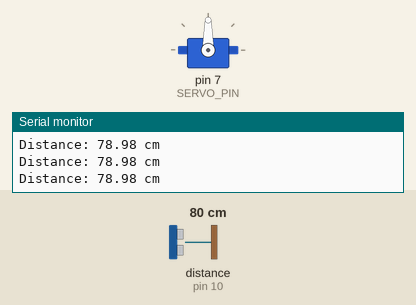
A sketch run on a simulated Arduino Uno, built with avr-gcc and run on an emulated ATmega328P. Parts: servo, the last lines printed to the serial monitor. Wiring (inferred from the names in the program): ultrasonic range finder: trigger pin 9; echo pin 10. Inputs (shaded band) come from the test bench; at power-on: distance to the obstacle (sensor on pin 10) 80 cm. The echo pulse lasts 58.3 µs per cm.

Above: at 1.3 s.
1.4 s: distance to the obstacle (sensor on pin 10) set to 28 cm
2.9 s: distance to the obstacle (sensor on pin 10) set to 22 cm
At 4.1 s:
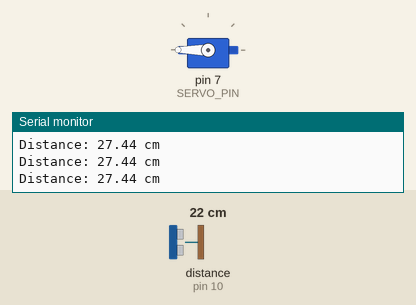
4.5 s: distance to the obstacle (sensor on pin 10) set to 35 cm
At 6.6 s:
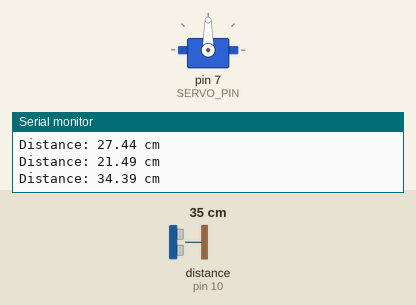
7.5 s: distance to the obstacle (sensor on pin 10) set to 2 cm
At 8.0 s:
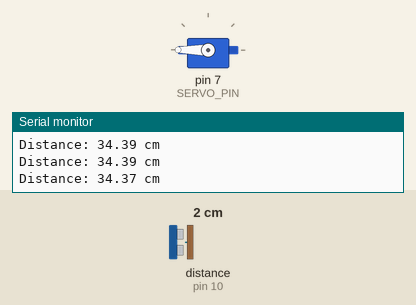
Timing chart, 0 to 10.2 s (numbered marks = the images above; inputs shaded):
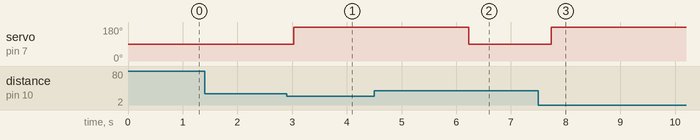

The sketch:

TP_Garage.ino
```cpp
#include <Servo.h>

#define TRIG_PIN  9
#define ECHO_PIN  10
#define SERVO_PIN 7
#define DISTANCE_THRESHOLD 25

Servo servo;

long duration;
float distance_cm;

void setup() {
  Serial.begin(9600);
  pinMode(TRIG_PIN, OUTPUT);
  pinMode(ECHO_PIN, INPUT);
  servo.attach(SERVO_PIN);
  servo.write(90);
}

void loop() {
  digitalWrite(TRIG_PIN, LOW);
  delayMicroseconds(2);

  digitalWrite(TRIG_PIN, HIGH);
  delayMicroseconds(10);
  digitalWrite(TRIG_PIN, LOW);

  duration = pulseIn(ECHO_PIN, HIGH, 20000);

  if (duration > 0) {
    distance_cm = duration * 0.034 / 2;
  } else {
    distance_cm = -1;
  }

  if (distance_cm > 0 && distance_cm < DISTANCE_THRESHOLD) {
    servo.write(180);
    delay(2700);

  } else {
    servo.write(90);
  }

  Serial.print("Distance: ");
  if (distance_cm > 0) {
    Serial.print(distance_cm);
    Serial.println(" cm");
  } else {
    Serial.println("No object detected");
  }

  delay(500);
}
```

Measured:
- the behaviour switches between 26 and 25 cm on distance to the obstacle (sensor on pin 10) (found by bisection; images 0 and 1)
- after the input at 2.9 s, servo on pin 7 (SERVO_PIN): 90° → 180° after 0.13 s
- after the input at 4.5 s, servo on pin 7 (SERVO_PIN): 180° → 90° after 1.7 s
- after the input at 7.5 s, servo on pin 7 (SERVO_PIN): 90° → 180° after 0.24 s
